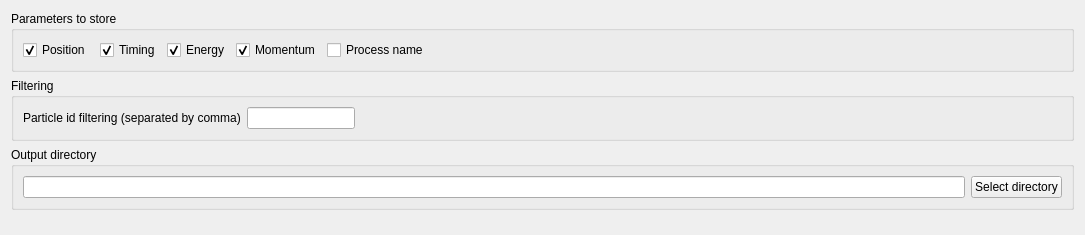
            <widget class="QWidget" name="page_6">
             <property name="geometry">
              <rect>
               <x>0</x>
               <y>-121</y>
               <width>1085</width>
               <height>235</height>
              </rect>
             </property>
             <attribute name="label">
              <string>Output parameters</string>
             </attribute>
             <layout class="QVBoxLayout" name="verticalLayout_9">
              <item>
               <widget class="QGroupBox" name="groupBox_11">
                <property name="title">
                 <string>Parameters to store</string>
                </property>
                <layout class="QHBoxLayout" name="horizontalLayout_14">
                 <item>
                  <widget class="QCheckBox" name="recordPosition">
                   <property name="text">
                    <string>Position </string>
                   </property>
                   <property name="checked">
                    <bool>true</bool>
                   </property>
                  </widget>
                 </item>
                 <item>
                  <widget class="QCheckBox" name="recordTiming">
                   <property name="text">
                    <string>Timing</string>
                   </property>
                   <property name="checked">
                    <bool>true</bool>
                   </property>
                  </widget>
                 </item>
                 <item>
                  <widget class="QCheckBox" name="recordEnergy">
                   <property name="text">
                    <string>Energy</string>
                   </property>
                   <property name="checked">
                    <bool>true</bool>
                   </property>
                  </widget>
                 </item>
                 <item>
                  <widget class="QCheckBox" name="recordMomentum">
                   <property name="text">
                    <string>Momentum</string>
                   </property>
                   <property name="checked">
                    <bool>true</bool>
                   </property>
                  </widget>
                 </item>
                 <item>
                  <widget class="QCheckBox" name="recordProcessName">
                   <property name="text">
                    <string>Process name</string>
                   </property>
                  </widget>
                 </item>
                 <item>
                  <spacer name="horizontalSpacer_4">
                   <property name="orientation">
                    <enum>Qt::Horizontal</enum>
                   </property>
                   <property name="sizeHint" stdset="0">
                    <size>
                     <width>40</width>
                     <height>20</height>
                    </size>
                   </property>
                  </spacer>
                 </item>
                </layout>
               </widget>
              </item>
              <item>
               <widget class="QGroupBox" name="groupBox_7">
                <property name="title">
                 <string>Filtering</string>
                </property>
                <layout class="QHBoxLayout" name="horizontalLayout_10">
                 <item>
                  <widget class="QLabel" name="label_2">
                   <property name="text">
                    <string>Particle id filtering (separated by comma)</string>
                   </property>
                  </widget>
                 </item>
                 <item>
                  <widget class="QLineEdit" name="filterParticleIds">
                   <property name="sizePolicy">
                    <sizepolicy hsizetype="Minimum" vsizetype="Fixed">
                     <horstretch>0</horstretch>
                     <verstretch>0</verstretch>
                    </sizepolicy>
                   </property>
                  </widget>
                 </item>
                 <item>
                  <spacer name="horizontalSpacer_5">
                   <property name="orientation">
                    <enum>Qt::Horizontal</enum>
                   </property>
                   <property name="sizeHint" stdset="0">
                    <size>
                     <width>40</width>
                     <height>20</height>
                    </size>
                   </property>
                  </spacer>
                 </item>
                </layout>
               </widget>
              </item>
              <item>
               <widget class="QGroupBox" name="groupBox_8">
                <property name="title">
                 <string>Output directory</string>
                </property>
                <layout class="QHBoxLayout" name="horizontalLayout_11">
                 <item>
                  <widget class="QLineEdit" name="output_directory">
                   <property name="readOnly">
                    <bool>true</bool>
                   </property>
                  </widget>
                 </item>
                 <item>
                  <widget class="QPushButton" name="select_directory">
                   <property name="text">
                    <string>Select directory</string>
                   </property>
                  </widget>
                 </item>
                </layout>
               </widget>
              </item>
              <item>
               <spacer name="verticalSpacer">
                <property name="orientation">
                 <enum>Qt::Vertical</enum>
                </property>
                <property name="sizeHint" stdset="0">
                 <size>
                  <width>20</width>
                  <height>40</height>
                 </size>
                </property>
               </spacer>
              </item>
             </layout>
            </widget>
